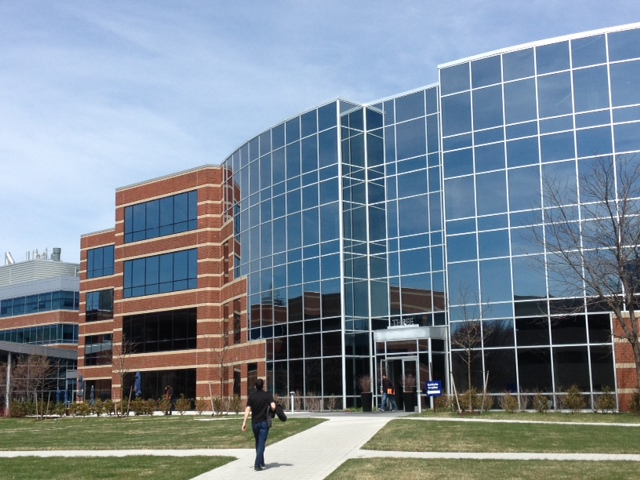
#> input picture Week4/HW2/images/left.jpg, 640 x 480 px
$ python hw2.py
#> lines starting #> are read from the running program, lines starting #| are printed output that depends on the picture
import cv2
image_left = cv2.imread('images/left.jpg')
#> image_left is the input picture: shape (480, 640, 3); mean B, G, R 148.2, 135.9, 122.8
image_right = cv2.imread('images/right.jpg')
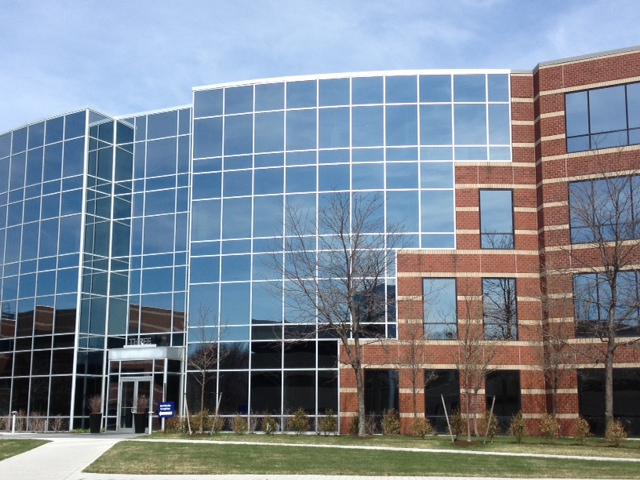
#> input picture Week4/HW2/images/right.jpg, 640 x 480 px
#> image_right is the input picture: shape (480, 640, 3); mean B, G, R 148.3, 135.5, 124.8

image_left_rgb = cv2.cvtColor(image_left, cv2.COLOR_BGR2RGB)
image_right_rgb = cv2.cvtColor(image_right, cv2.COLOR_BGR2RGB)
left_gray = cv2.cvtColor(image_left, cv2.COLOR_BGR2GRAY)
right_gray = cv2.cvtColor(image_right, cv2.COLOR_BGR2GRAY)
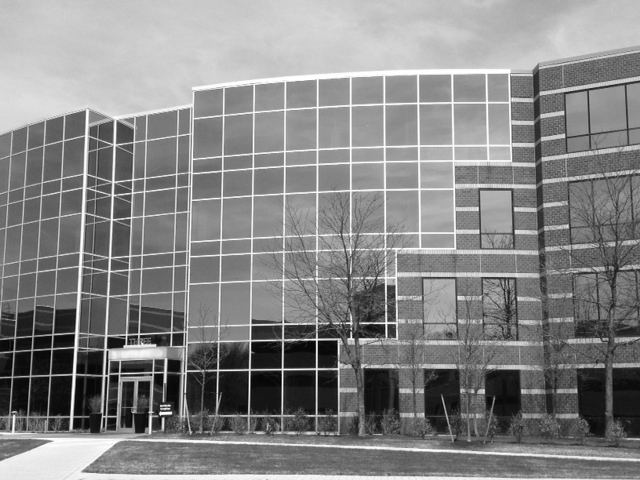
#> right_gray: shape (480, 640); min 1, max 255, mean 133.7


sift = cv2.SIFT_create()
# SIFT only can use gray
kp_left, des_left = sift.detectAndCompute(left_gray,None)
#> kp_left = 1935 keypoints; strongest (x, y, size): (273, 405, 3.3), (438, 392, 2.1), (429, 392, 2.4), (131, 413, 3.2)
kp_right,des_right = sift.detectAndCompute(right_gray,None)
#> kp_right = 2203 keypoints; strongest (x, y, size): (161, 413, 2.4), (170, 413, 2.2), (163, 419, 2.1), (74, 374, 4)

feature_left=cv2.drawKeypoints(left_gray,kp_left,image_left)
feature_right=cv2.drawKeypoints(right_gray,kp_right,image_right)
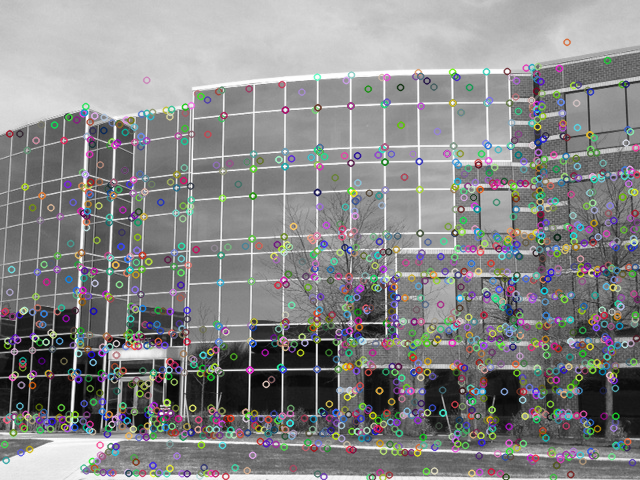
#> feature_right: shape (480, 640, 3); mean B, G, R 135.2, 135, 134.9

#save feature image
cv2.imwrite('left_feature.jpg', feature_left)
cv2.imwrite('right_feature.jpg', feature_right)


# FLANN parameters
FLANN_INDEX_KDTREE = 1
index_params = dict(algorithm = FLANN_INDEX_KDTREE, trees = 5)
search_params = dict(checks=50)   # or pass empty dictionary

flann = cv2.FlannBasedMatcher(index_params,search_params)

flannKnn_matches = flann.knnMatch(des_left,des_right,k=2)
#> flannKnn_matches = 1935 matches

# Need to draw only good matches, so create a mask
flnnKnn_matchesMask = [[0,0] for i in range(len(flannKnn_matches))]
#> flnnKnn_matchesMask = 1935 pairs, first value 0 to 0, second value 0 to 0

# ratio test as per Lowe's paper
for i,(m,n) in enumerate(flannKnn_matches):
    if m.distance < 0.7*n.distance:
        flnnKnn_matchesMask[i]=[1,0]
#> after the loop, flnnKnn_matchesMask = 1935 pairs, first value 0 to 1, second value 0 to 0

draw_params = dict(matchColor = (0,255,0),
                   singlePointColor = (255,0,0),
                   matchesMask = flnnKnn_matchesMask,
                   flags = cv2.DrawMatchesFlags_DEFAULT)
#> draw_params = 4 items

flnnKnn_match_image = cv2.drawMatchesKnn(left_gray,kp_left,right_gray,kp_right,flannKnn_matches,None,**draw_params)
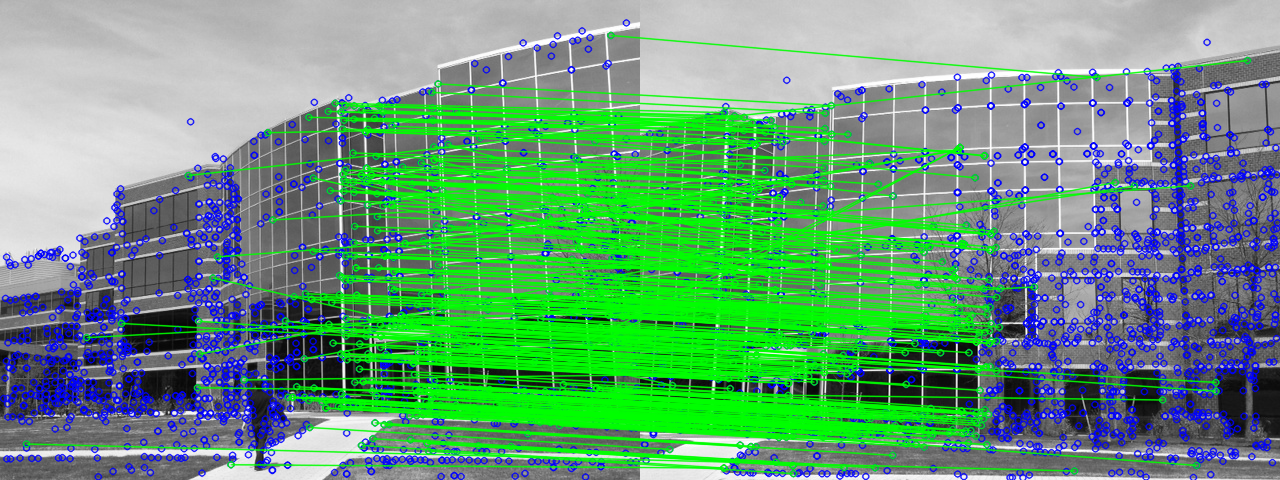
#> flnnKnn_match_image: shape (480, 1280, 3); mean of channels 0, 1, 2 121.8, 155.7, 102.5; drawn as B, G, R


#save feature matching image
cv2.imwrite('feature_matching.jpg', flnnKnn_match_image)

import numpy as np
# store all the good matches as per Lowe's ratio test.
flnnKnn_good = []
for m, n in flannKnn_matches:
    if m.distance < 0.7 * n.distance:
        flnnKnn_good.append(m)
#> after the loop, flnnKnn_good = 400 matches

MIN_MATCH_COUNT = 10
if len(flnnKnn_good)>MIN_MATCH_COUNT:
    src_pts = np.float32([ kp_left[m.queryIdx].pt for m in flnnKnn_good ]).reshape(-1,1,2)
#> src_pts = 400 rows, first 8: [26.04, 443.5], [86.21, 337.1], [121.1, 323], [187.9, 175], [197, 387.3], [198.1, 320.7], [199.2, 353.5], [212.5, 277.4]
    dst_pts = np.float32([ kp_right[m.trainIdx].pt for m in flnnKnn_good ]).reshape(-1,1,2)
#> dst_pts = 400 rows, first 8: [434, 470.5], [393.9, 286.5], [575.3, 381.8], [607, 59.97], [522.2, 399.5], [575.4, 390.7], [474.8, 181.9], [31.93, 384.9]

    M, mask = cv2.findHomography(src_pts, dst_pts, cv2.RANSAC,5.0) # M: Homography Matrix
#> M = [[1.26, -0.0971, -312.9], [0.193, 1.16, -56.64], [0.000441, -5.58e-05, 1]]; mask = 400 values, max 1 at index 13, min 0 at index 0, mean 0.9
    matchesMask = mask.ravel().tolist()
#> matchesMask has the same summary as mask

    h,w = left_gray.shape
#> h = 480; w = 640
    pts = np.float32([ [0,0],[0,h-1],[w-1,h-1],[w-1,0] ]).reshape(-1,1,2)
#> pts = [[0, 0], [0, 479], [639, 479], [639, 0]]
    dst = cv2.perspectiveTransform(pts,M) # 4 points
#> dst = [[-312.9, -56.64], [-369.3, 514.4], [353.1, 497.3], [382, 52.2]]

    polylines_right = cv2.polylines(right_gray,[np.int32(dst)],True,255,3, cv2.LINE_AA)

else:
    print( "Not enough matches are found - {}/{}".format(len(flnnKnn_good), MIN_MATCH_COUNT) )
    matchesMask = None

draw_params = dict(matchColor = (0,255,0), # draw matches in green color
                   singlePointColor = None,
                   matchesMask = matchesMask, # draw only inliers
                   flags = 2)

out_img = cv2.drawMatches(left_gray,kp_left,polylines_right,kp_right,flnnKnn_good,None,**draw_params)
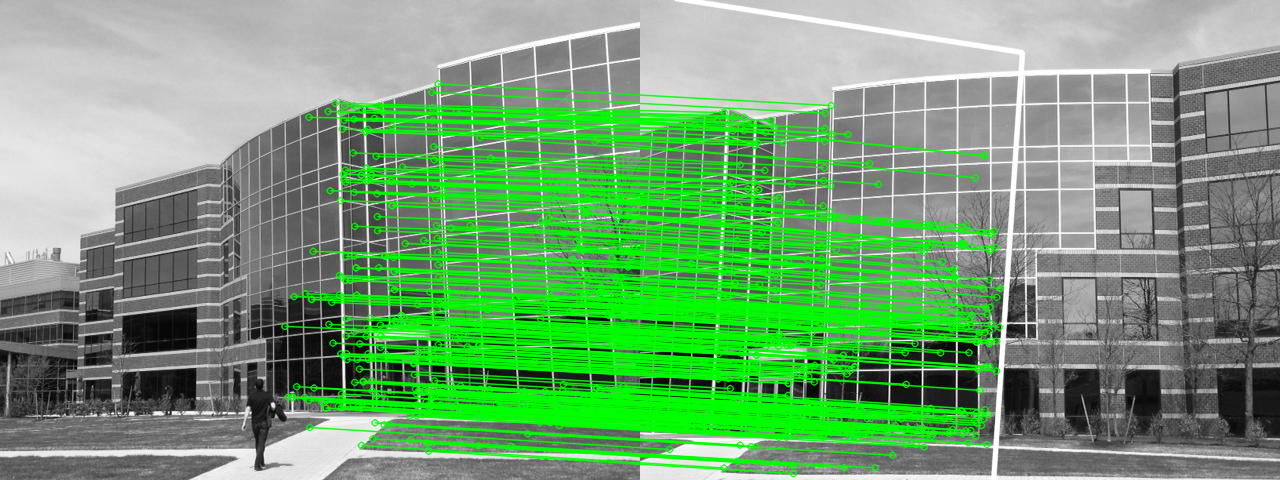
#> out_img: shape (480, 1280, 3); mean of channels 0, 1, 2 115.5, 160.9, 115.5; drawn as B, G, R


h_r,w_r = right_gray.shape
#> h_r = 480; w_r = 640
cut_r = np.float32([ [0-w_r+1,0],[0-w_r+1,h_r-1],[0,h_r-1],[0,0] ]).reshape(-1,1,2)
m_get = cv2.getPerspectiveTransform(dst, cut_r)
#> m_get = [[1.01, 0.0656, -389.3], [-0.148, 0.942, 7.19], [-0.000354, 1.84e-05, 1]]
result = cv2.warpPerspective(image_right_rgb, m_get, (-1000,h_r))
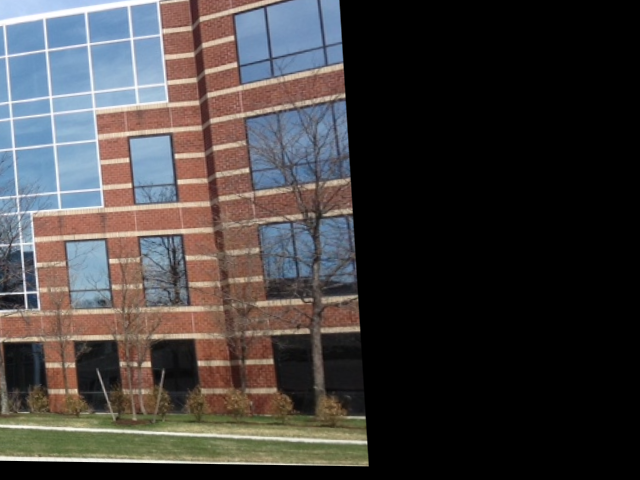
#> result: shape (480, 640, 3); mean R, G, B 66.4, 62.8, 62.3


stitching_image= np.concatenate((image_left_rgb, result), axis=1)
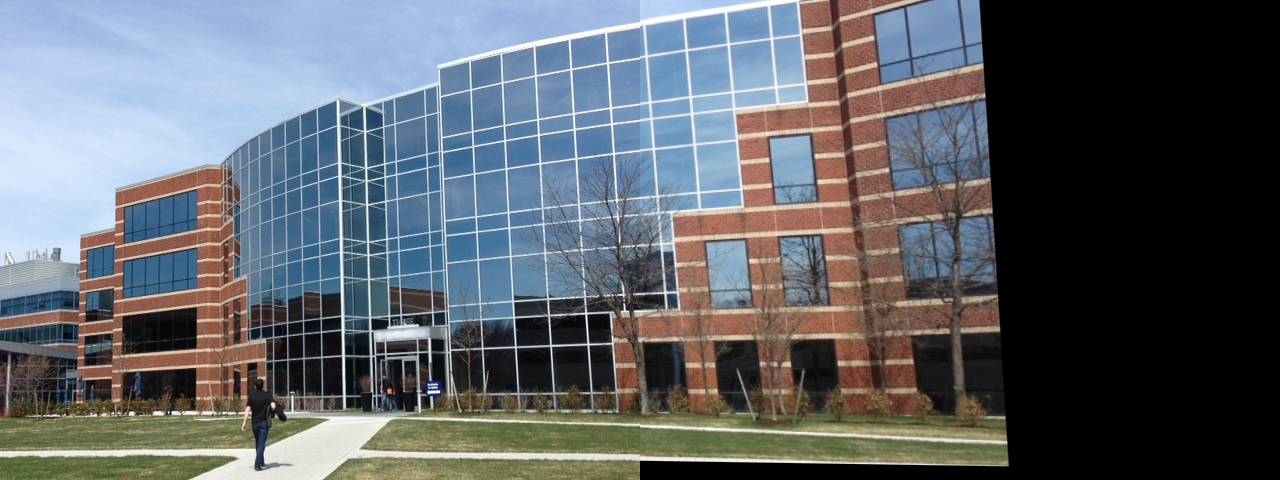
#> stitching_image: shape (480, 1280, 3); mean R, G, B 94.6, 99.4, 105.3
#save result image
cv2.imwrite('result.jpg',cv2.cvtColor(stitching_image, cv2.COLOR_RGB2BGR))
